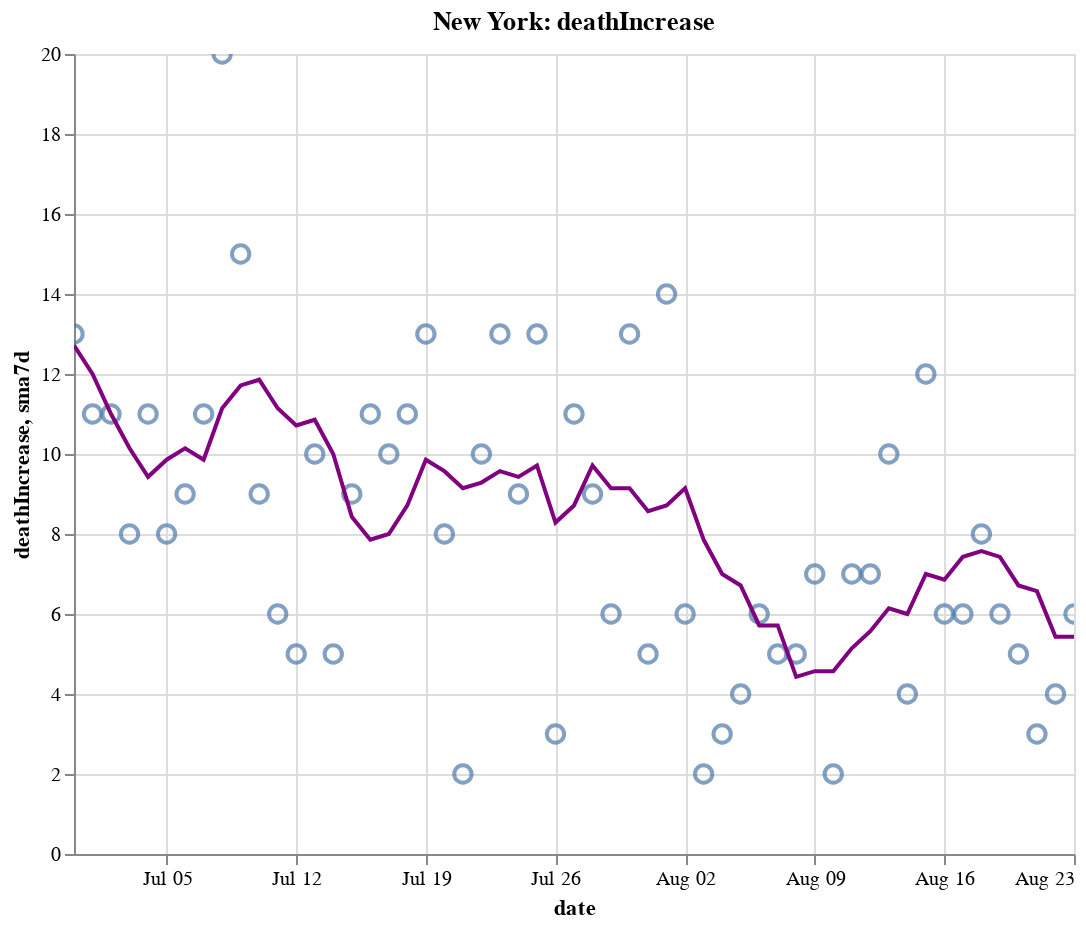

This figure's notebook cell:
### Code cell
create_plot(ny, 'deathIncrease')

### Figure 1 — Vega-Lite specification as saved in the notebook (floating-point values rounded to 4 significant figures)
{"config": {"view": {"continuousWidth": 400, "continuousHeight": 300}}, "layer": [{"layer": [{"mark": {"type": "point", "size": 75}, "encoding": {"tooltip": [{"type": "temporal", "field": "date"}, {"type": "quantitative", "field": "deathIncrease"}, {"type": "quantitative", "field": "sma7d"}], "x": {"type": "temporal", "field": "date"}, "y": {"type": "quantitative", "field": "deathIncrease"}}, "selection": {"selector012": {"type": "interval", "bind": "scales", "encodings": ["x", "y"]}}}, {"mark": {"type": "line", "color": "purple"}, "encoding": {"x": {"type": "temporal", "field": "date"}, "y": {"type": "quantitative", "field": "sma7d"}}}]}, {"mark": {"type": "rule", "color": "#aaa"}, "encoding": {"x": {"type": "temporal", "field": "date"}}, "transform": [{"filter": {"selection": "selector011"}}]}, {"mark": "circle", "encoding": {"opacity": {"condition": {"value": 1, "selection": "selector011"}, "value": 0}, "tooltip": [{"type": "temporal", "field": "date"}, {"type": "quantitative", "field": "deathIncrease"}, {"type": "quantitative", "field": "sma7d"}], "x": {"type": "temporal", "field": "date"}, "y": {"type": "quantitative", "field": "deathIncrease"}}, "selection": {"selector011": {"type": "single", "encodings": ["x"], "on": "mouseover", "nearest": true, "empty": "none"}}}, {"mark": {"type": "text", "align": "left", "dx": 5, "dy": -5, "stroke": "white", "strokeWidth": 2}, "encoding": {"text": {"type": "quantitative", "field": "deathIncrease"}, "tooltip": [{"type": "temporal", "field": "date"}, {"type": "quantitative", "field": "deathIncrease"}, {"type": "quantitative", "field": "sma7d"}], "x": {"type": "temporal", "field": "date"}, "y": {"type": "quantitative", "field": "deathIncrease"}}, "transform": [{"filter": {"selection": "selector011"}}]}, {"mark": {"type": "text", "align": "left", "dx": 5, "dy": -5}, "encoding": {"text": {"type": "quantitative", "field": "deathIncrease"}, "tooltip": [{"type": "temporal", "field": "date"}, {"type": "quantitative", "field": "deathIncrease"}, {"type": "quantitative", "field": "sma7d"}], "x": {"type": "temporal", "field": "date"}, "y": {"type": "quantitative", "field": "deathIncrease"}}, "transform": [{"filter": {"selection": "selector011"}}]}], "data": {"name": "data-2947079375110822365045e749b4f24c"}, "height": 400, "title": "New York: deathIncrease", "width": 500, "$schema": "https://vega.github.io/schema/vega-lite/v4.8.1.json", "datasets": {"data-2947079375110822365045e749b4f24c": [{"date": "2020-06-30T00:00:00", "totalTestResultsIncrease": 52020.0, "positiveIncrease": 524.0, "death": 24860.0, "deathIncrease": 13.0, "positiveRate": 0.01, "state": "New York", "sma7d": 12.71}, {"date": "2020-07-01T00:00:00", "totalTestResultsIncrease": 56710.0, "positiveIncrease": 625.0, "death": 24870.0, "deathIncrease": 11.0, "positiveRate": 0.011, "state": "New York", "sma7d": 12.0}, {"date": "2020-07-02T00:00:00", "totalTestResultsIncrease": 69940.0, "positiveIncrease": 875.0, "death": 24880.0, "deathIncrease": 11.0, "positiveRate": 0.013, "state": "New York", "sma7d": 11.0}, {"date": "2020-07-03T00:00:00", "totalTestResultsIncrease": 66390.0, "positiveIncrease": 918.0, "death": 24880.0, "deathIncrease": 8.0, "positiveRate": 0.014, "state": "New York", "sma7d": 10.14}, {"date": "2020-07-04T00:00:00", "totalTestResultsIncrease": 62400.0, "positiveIncrease": 726.0, "death": 24900.0, "deathIncrease": 11.0, "positiveRate": 0.012, "state": "New York", "sma7d": 9.429}, {"date": "2020-07-05T00:00:00", "totalTestResultsIncrease": 63420.0, "positiveIncrease": 533.0, "death": 24900.0, "deathIncrease": 8.0, "positiveRate": 0.008, "state": "New York", "sma7d": 9.857}, {"date": "2020-07-06T00:00:00", "totalTestResultsIncrease": 54330.0, "positiveIncrease": 518.0, "death": 24910.0, "deathIncrease": 9.0, "positiveRate": 0.01, "state": "New York", "sma7d": 10.14}, {"date": "2020-07-07T00:00:00", "totalTestResultsIncrease": 56740.0, "positiveIncrease": 588.0, "death": 24920.0, "deathIncrease": 11.0, "positiveRate": 0.01, "state": "New York", "sma7d": 9.857}, {"date": "2020-07-08T00:00:00", "totalTestResultsIncrease": 57580.0, "positiveIncrease": 692.0, "death": 24940.0, "deathIncrease": 20.0, "positiveRate": 0.012, "state": "New York", "sma7d": 11.14}, {"date": "2020-07-09T00:00:00", "totalTestResultsIncrease": 65560.0, "positiveIncrease": 584.0, "death": 24960.0, "deathIncrease": 15.0, "positiveRate": 0.009, "state": "New York", "sma7d": 11.71}, {"date": "2020-07-10T00:00:00", "totalTestResultsIncrease": 73560.0, "positiveIncrease": 786.0, "death": 24970.0, "deathIncrease": 9.0, "positiveRate": 0.011, "state": "New York", "sma7d": 11.86}, {"date": "2020-07-11T00:00:00", "totalTestResultsIncrease": 69200.0, "positiveIncrease": 730.0, "death": 24970.0, "deathIncrease": 6.0, "positiveRate": 0.011, "state": "New York", "sma7d": 11.14}, {"date": "2020-07-12T00:00:00", "totalTestResultsIncrease": 62420.0, "positiveIncrease": 677.0, "death": 24980.0, "deathIncrease": 5.0, "positiveRate": 0.011, "state": "New York", "sma7d": 10.71}, {"date": "2020-07-13T00:00:00", "totalTestResultsIncrease": 51690.0, "positiveIncrease": 557.0, "death": 24990.0, "deathIncrease": 10.0, "positiveRate": 0.011, "state": "New York", "sma7d": 10.86}, {"date": "2020-07-14T00:00:00", "totalTestResultsIncrease": 60040.0, "positiveIncrease": 912.0, "death": 24990.0, "deathIncrease": 5.0, "positiveRate": 0.015, "state": "New York", "sma7d": 10.0}, {"date": "2020-07-15T00:00:00", "totalTestResultsIncrease": 63600.0, "positiveIncrease": 831.0, "death": 25000.0, "deathIncrease": 9.0, "positiveRate": 0.013, "state": "New York", "sma7d": 8.429}, {"date": "2020-07-16T00:00:00", "totalTestResultsIncrease": 72680.0, "positiveIncrease": 769.0, "death": 25010.0, "deathIncrease": 11.0, "positiveRate": 0.011, "state": "New York", "sma7d": 7.857}, {"date": "2020-07-17T00:00:00", "totalTestResultsIncrease": 78240.0, "positiveIncrease": 776.0, "death": 25020.0, "deathIncrease": 10.0, "positiveRate": 0.01, "state": "New York", "sma7d": 8.0}, {"date": "2020-07-18T00:00:00", "totalTestResultsIncrease": 69820.0, "positiveIncrease": 754.0, "death": 25040.0, "deathIncrease": 11.0, "positiveRate": 0.011, "state": "New York", "sma7d": 8.714}, {"date": "2020-07-19T00:00:00", "totalTestResultsIncrease": 46200.0, "positiveIncrease": 502.0, "death": 25050.0, "deathIncrease": 13.0, "positiveRate": 0.011, "state": "New York", "sma7d": 9.857}, {"date": "2020-07-20T00:00:00", "totalTestResultsIncrease": 49340.0, "positiveIncrease": 519.0, "death": 25060.0, "deathIncrease": 8.0, "positiveRate": 0.011, "state": "New York", "sma7d": 9.571}, {"date": "2020-07-21T00:00:00", "totalTestResultsIncrease": 66170.0, "positiveIncrease": 855.0, "death": 25060.0, "deathIncrease": 2.0, "positiveRate": 0.013, "state": "New York", "sma7d": 9.143}, {"date": "2020-07-22T00:00:00", "totalTestResultsIncrease": 67660.0, "positiveIncrease": 705.0, "death": 25070.0, "deathIncrease": 10.0, "positiveRate": 0.01, "state": "New York", "sma7d": 9.286}, {"date": "2020-07-23T00:00:00", "totalTestResultsIncrease": 69700.0, "positiveIncrease": 811.0, "death": 25080.0, "deathIncrease": 13.0, "positiveRate": 0.012, "state": "New York", "sma7d": 9.571}, {"date": "2020-07-24T00:00:00", "totalTestResultsIncrease": 76510.0, "positiveIncrease": 753.0, "death": 25090.0, "deathIncrease": 9.0, "positiveRate": 0.01, "state": "New York", "sma7d": 9.429}, {"date": "2020-07-25T00:00:00", "totalTestResultsIncrease": 71470.0, "positiveIncrease": 750.0, "death": 25100.0, "deathIncrease": 13.0, "positiveRate": 0.01, "state": "New York", "sma7d": 9.714}, {"date": "2020-07-26T00:00:00", "totalTestResultsIncrease": 53570.0, "positiveIncrease": 536.0, "death": 25110.0, "deathIncrease": 3.0, "positiveRate": 0.01, "state": "New York", "sma7d": 8.286}, {"date": "2020-07-27T00:00:00", "totalTestResultsIncrease": 57270.0, "positiveIncrease": 608.0, "death": 25120.0, "deathIncrease": 11.0, "positiveRate": 0.011, "state": "New York", "sma7d": 8.714}, {"date": "2020-07-28T00:00:00", "totalTestResultsIncrease": 57400.0, "positiveIncrease": 534.0, "death": 25130.0, "deathIncrease": 9.0, "positiveRate": 0.009, "state": "New York", "sma7d": 9.714}, {"date": "2020-07-29T00:00:00", "totalTestResultsIncrease": 62280.0, "positiveIncrease": 715.0, "death": 25130.0, "deathIncrease": 6.0, "positiveRate": 0.011, "state": "New York", "sma7d": 9.143}, {"date": "2020-07-30T00:00:00", "totalTestResultsIncrease": 73550.0, "positiveIncrease": 777.0, "death": 25140.0, "deathIncrease": 13.0, "positiveRate": 0.011, "state": "New York", "sma7d": 9.143}, {"date": "2020-07-31T00:00:00", "totalTestResultsIncrease": 68870.0, "positiveIncrease": 644.0, "death": 25150.0, "deathIncrease": 5.0, "positiveRate": 0.009, "state": "New York", "sma7d": 8.571}, {"date": "2020-08-01T00:00:00", "totalTestResultsIncrease": 82740.0, "positiveIncrease": 753.0, "death": 25160.0, "deathIncrease": 14.0, "positiveRate": 0.009, "state": "New York", "sma7d": 8.714}, {"date": "2020-08-02T00:00:00", "totalTestResultsIncrease": 58960.0, "positiveIncrease": 531.0, "death": 25170.0, "deathIncrease": 6.0, "positiveRate": 0.009, "state": "New York", "sma7d": 9.143}, {"date": "2020-08-03T00:00:00", "totalTestResultsIncrease": 51840.0, "positiveIncrease": 545.0, "death": 25170.0, "deathIncrease": 2.0, "positiveRate": 0.011, "state": "New York", "sma7d": 7.857}, {"date": "2020-08-04T00:00:00", "totalTestResultsIncrease": 70990.0, "positiveIncrease": 746.0, "death": 25180.0, "deathIncrease": 3.0, "positiveRate": 0.011, "state": "New York", "sma7d": 7.0}, {"date": "2020-08-05T00:00:00", "totalTestResultsIncrease": 72670.0, "positiveIncrease": 636.0, "death": 25180.0, "deathIncrease": 4.0, "positiveRate": 0.009, "state": "New York", "sma7d": 6.714}, {"date": "2020-08-06T00:00:00", "totalTestResultsIncrease": 72370.0, "positiveIncrease": 703.0, "death": 25180.0, "deathIncrease": 6.0, "positiveRate": 0.01, "state": "New York", "sma7d": 5.714}, {"date": "2020-08-07T00:00:00", "totalTestResultsIncrease": 70170.0, "positiveIncrease": 714.0, "death": 25190.0, "deathIncrease": 5.0, "positiveRate": 0.01, "state": "New York", "sma7d": 5.714}, {"date": "2020-08-08T00:00:00", "totalTestResultsIncrease": 74860.0, "positiveIncrease": 703.0, "death": 25200.0, "deathIncrease": 5.0, "positiveRate": 0.009, "state": "New York", "sma7d": 4.429}, {"date": "2020-08-09T00:00:00", "totalTestResultsIncrease": 65810.0, "positiveIncrease": 515.0, "death": 25200.0, "deathIncrease": 7.0, "positiveRate": 0.008, "state": "New York", "sma7d": 4.571}, {"date": "2020-08-10T00:00:00", "totalTestResultsIncrease": 54000.0, "positiveIncrease": 476.0, "death": 25200.0, "deathIncrease": 2.0, "positiveRate": 0.009, "state": "New York", "sma7d": 4.571}, {"date": "2020-08-11T00:00:00", "totalTestResultsIncrease": 77060.0, "positiveIncrease": 667.0, "death": 25210.0, "deathIncrease": 7.0, "positiveRate": 0.009, "state": "New York", "sma7d": 5.143}, {"date": "2020-08-12T00:00:00", "totalTestResultsIncrease": 87780.0, "positiveIncrease": 700.0, "death": 25220.0, "deathIncrease": 7.0, "positiveRate": 0.008, "state": "New York", "sma7d": 5.571}, {"date": "2020-08-13T00:00:00", "totalTestResultsIncrease": 87900.0, "positiveIncrease": 737.0, "death": 25230.0, "deathIncrease": 10.0, "positiveRate": 0.008, "state": "New York", "sma7d": 6.143}, {"date": "2020-08-14T00:00:00", "totalTestResultsIncrease": 85460.0, "positiveIncrease": 727.0, "death": 25230.0, "deathIncrease": 4.0, "positiveRate": 0.009, "state": "New York", "sma7d": 6.0}, {"date": "2020-08-15T00:00:00", "totalTestResultsIncrease": 88670.0, "positiveIncrease": 734.0, "death": 25240.0, "deathIncrease": 12.0, "positiveRate": 0.008, "state": "New York", "sma7d": 7.0}, {"date": "2020-08-16T00:00:00", "totalTestResultsIncrease": 77690.0, "positiveIncrease": 607.0, "death": 25250.0, "deathIncrease": 6.0, "positiveRate": 0.008, "state": "New York", "sma7d": 6.857}, {"date": "2020-08-17T00:00:00", "totalTestResultsIncrease": 56890.0, "positiveIncrease": 408.0, "death": 25260.0, "deathIncrease": 6.0, "positiveRate": 0.007, "state": "New York", "sma7d": 7.429}, {"date": "2020-08-18T00:00:00", "totalTestResultsIncrease": 66890.0, "positiveIncrease": 655.0, "death": 25260.0, "deathIncrease": 8.0, "positiveRate": 0.01, "state": "New York", "sma7d": 7.571}, {"date": "2020-08-19T00:00:00", "totalTestResultsIncrease": 80420.0, "positiveIncrease": 631.0, "death": 25270.0, "deathIncrease": 6.0, "positiveRate": 0.008, "state": "New York", "sma7d": 7.429}, {"date": "2020-08-20T00:00:00", "totalTestResultsIncrease": 80980.0, "positiveIncrease": 601.0, "death": 25280.0, "deathIncrease": 5.0, "positiveRate": 0.007, "state": "New York", "sma7d": 6.714}, {"date": "2020-08-21T00:00:00", "totalTestResultsIncrease": 98880.0, "positiveIncrease": 709.0, "death": 25280.0, "deathIncrease": 3.0, "positiveRate": 0.007, "state": "New York", "sma7d": 6.571}, {"date": "2020-08-22T00:00:00", "totalTestResultsIncrease": 94850.0, "positiveIncrease": 653.0, "death": 25280.0, "deathIncrease": 4.0, "positiveRate": 0.007, "state": "New York", "sma7d": 5.429}, {"date": "2020-08-23T00:00:00", "totalTestResultsIncrease": 74040.0, "positiveIncrease": 572.0, "death": 25290.0, "deathIncrease": 6.0, "positiveRate": 0.008, "state": "New York", "sma7d": 5.429}]}}
